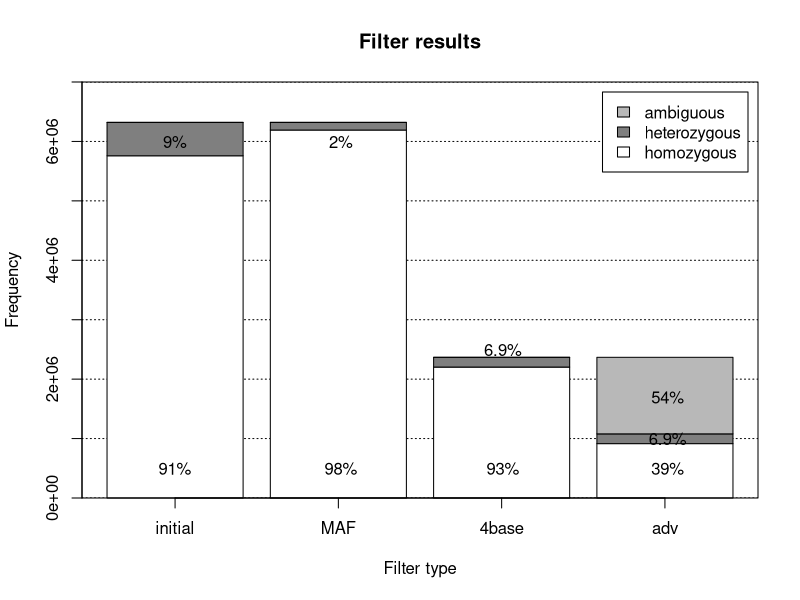
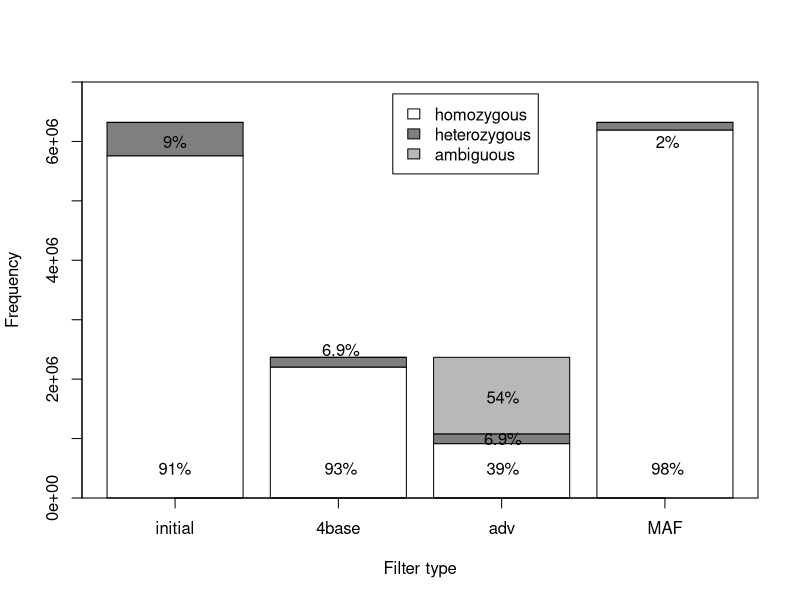

Reproduce these figures in R, in order. (Note: this script raises an error after producing the figures.)
library(reshape)
library(gplots)

##################
# barplot_filter_types

filt_matr <- matrix(rbind(homozygotes= c(5758665, 6191765, 2203459, 915009), heterozygotes= c(562149, 129049, 163955, 163955), ambiguous= c(0, 0, 0, 1288450), deparse.level=1), nrow= 3, ncol=4, dimnames= list(c("homozygous", "heterozygous", "ambiguous"), c("initial", "MAF", "4base", "adv")))

###
barplot2(filt_matr, beside=F, col = c("white", "gray50", "gray72"), main = "Filter results", xlab = "Filter type", ylab= "Frequency", ylim= c(0, 7000000), col.sub= "gray50", plot.grid= TRUE, grid.inc= 6, legend = rownames(filt_matr), axis.lty= 1)
text(c(0.7, 1.92, 3.11, 4.32, 0.7, 1.92, 3.11, 4.32, 4.32), 
     c(500000, 500000, 500000, 500000, 6000000, 6000000, 2500000, 1000000, 1700000), labels= c("91%", "98%", "93%", "39%", 
	     "9%", "2%", "6.9%", "6.9%", "54%"))
box()
##
# used this one! 
filt_matr2 <- matrix(rbind(homozygotes= c(5758665, 2203459, 915009, 6191765), heterozygotes= c(562149, 163955, 163955, 129049), ambiguous= c(0, 0, 1288450, 0), deparse.level=1), nrow= 3, ncol=4, dimnames= list(c("homozygous", "heterozygous", "ambiguous"), c("initial", "4base", "adv", "MAF")))

##
barplot2(filt_matr2, beside=F, col = c("white", "gray50", "gray72"), xlab = "Filter type", ylab= "Frequency", ylim= c(0, 7000000), col.sub= "gray50", plot.grid= F, grid.inc= 6, axis.lty= 1)

legend(2.3, 6800000, c("homozygous", "heterozygous", "ambiguous"), fill = c("white", "gray50", "gray72"))

text(c(0.7, 1.92, 3.11, 4.32, 0.7, 1.92, 3.11, 3.11, 4.32), c(500000, 500000, 500000, 500000, 6000000, 2500000, 1000000, 1700000, 6000000), labels= c("91%", "93%", "39%", "98%", "9%", "6.9%", "6.9%", "54%", "2%"))
box()

###
dev.copy2pdf(file="barplot_filter_types_ordered.pdf")

##################
# histograms of prob_homo

hist(homo_prob_MAF_total$V2, ylim=c(0,200000))


##################
# filter expl.  plots:

x <- c(4, 6, 20)
y <- c(0, 3, 6)
par(mfrow=c(1, 3))
plot(y~x, xlim= c(0, 80), ylim= c(0, 80), col= c("green", "blue", "red"), pch= c(1, 2, 0))
#plot(y~x, col= "white", main= "Simple filter with threshold of 4")
abline(h=3.8)#, col= 'red')
abline(v=3.8)#, col= 'red')
text(40, 0, labels= "homozygotes")
text(0, 40, labels= "homozygotes", srt=90)
text(40, 40, labels = "heterozygotes", srt=45, cex= 1.5)
lines(x= c(0, 0, 3.78, 3.78), y= c(0, 3.78, 3.78, 0), col= "red")
lines(x= c(0, 3.78, 3.78, 3.78), y= c(0, 0, 3.78, 0), col= "red")

#lines(x= c(4, 0), y= c(4, 4), col= "red")
#lines(x= c(4, 4), y= c(4, 0), col= "red")
#
#plot(y~x, col= "white", main= "Advanced filter (threshold= 4 and 2*threshold for ambiguous counts")
plot(y~x, xlim= c(0, 80), ylim= c(0, 80), col= c("green", "blue", "red"), pch= c(1, 2, 0))
#plot(y~x, col= "white", main= "Simple filter with threshold of 4")
abline(h=3.8)#, col= 'red')
abline(v=3.8)#, col= 'red')
text(40, 0, labels= "homozygotes")
text(0, 40, labels= "homozygotes", srt=90)
text(40, 40, labels = "heterozygotes", srt=45, cex= 1.5)
lines(x= c(0, 0, 3.78, 3.78), y= c(0, 3.78, 3.78, 0), col= "red")
lines(x= c(0, 3.78, 3.78, 3.78), y= c(0, 0, 3.78, 0), col= "red")
lines(x= c(0, 0, 0, 3.78, 3.78, 3.78), y= c(3.78, 7.78, 7.78, 7.78, 7.78, 3.78), col= "purple")
lines(x= c(3.78, 7.78, 7.78, 7.78, 7.78, 3.78), y= c(0, 0, 0, 3.78, 3.78, 3.78), col= "purple")
#lines(x= c(0, 8, 8), y= c(0, 0, 4), col= "lightblue")
#lines(x= c(0, 0, 4), y= c(0, 8, 8), col= "lightblue")

#
plot(y~x, xlim= c(0, 80), ylim= c(0, 80), col= c("green", "blue", "red"), pch= c(1, 2 ,0))
#plot(y~x, col= "white", main = "MAF filter (0.45)")
abline(a = 0, b= 0.818)#, col= "red")
abline(a=0, b=1.25)#, col= "red")
text(50, 50, labels = "heterozygotes", srt=45, cex= 1.5)
text(50, 10, labels= "homozygotes")
text(10, 50, labels= "homozygotes", srt=90)
#



     x <- stats::runif(12); y <- stats::rnorm(12)
     i <- order(x,y); x <- x[i]; y <- y[i]
     plot(x, y, main="arrows(.) and segments(.)")
     ## draw arrows from point to point :
     s <- seq(length(x)-1)# one shorter than data
     arrows(x[s], y[s], x[s+1], y[s+1], col= 1:3)
     s <- s[-length(s)]
     segments(x[s], y[s], x[s+2], y[s+2], col= 'pink')
